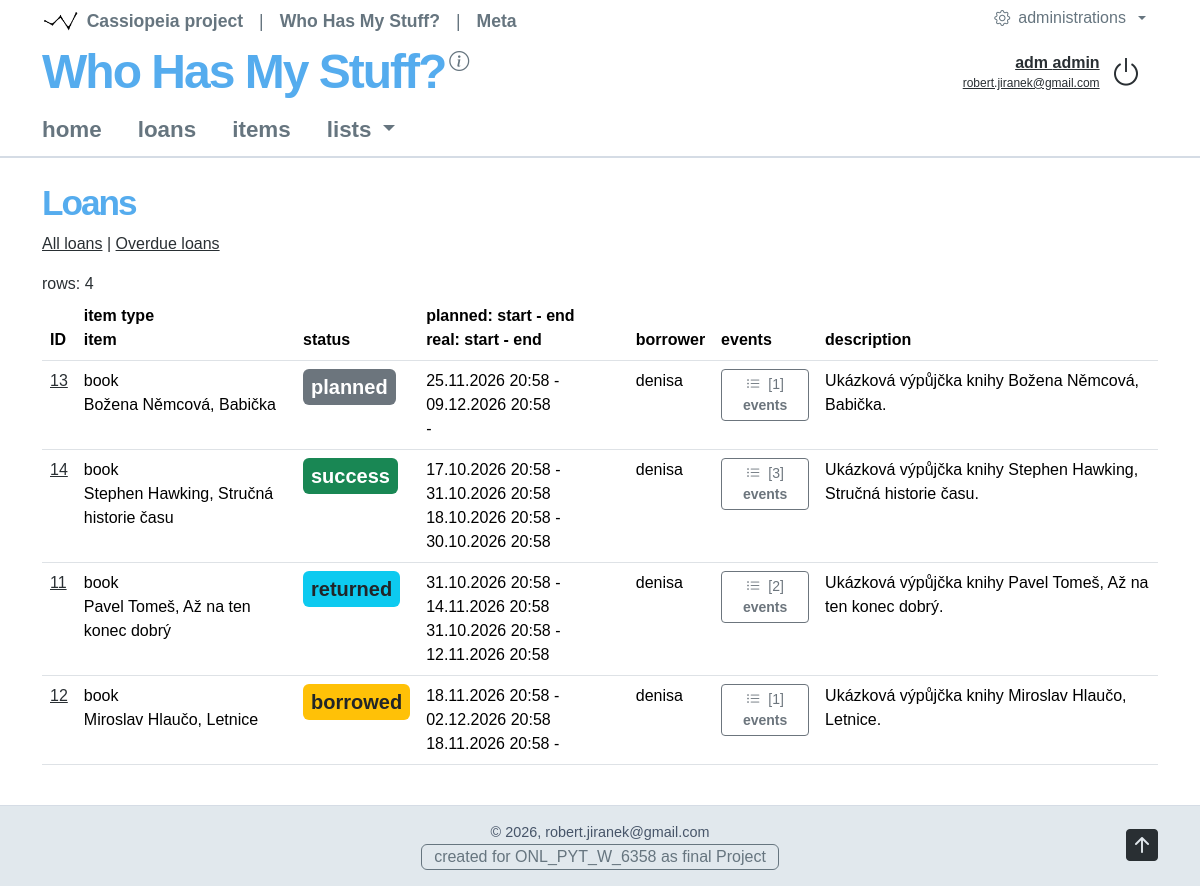
/whohas/loans (signed in), run on the app's committed database.
### whohas/models.py (models this page shows, shortened)
class Loans(models.Model):
     tstamp_planned_start = models.DateTimeField(default=timezone.now)
     tstamp_planned_end = models.DateTimeField(null=True, blank=True,)
     tstamp_real_start = models.DateTimeField(null=True, blank=True,)
     tstamp_real_end = models.DateTimeField(null=True, blank=True,)
     description = models.TextField(null=True, blank=True)
     status = models.ForeignKey("LoanStatuses", on_delete=models.PROTECT, related_name="loans", null=True, blank=True, )
     item = models.ForeignKey("Items", on_delete=models.PROTECT, related_name="loans", null=True, blank=True, )
     borrower = models.ForeignKey(settings.AUTH_USER_MODEL,on_delete=models.PROTECT, null=False, blank=False,)

class Items(models.Model):
     name = models.CharField(max_length=120, null=False, db_index=True)
     description = models.TextField(null=True, blank=True)
     owner = models.ForeignKey(settings.AUTH_USER_MODEL,on_delete=models.PROTECT, null=True, blank=True,)
     item_type = models.ForeignKey("ItemTypes", on_delete=models.PROTECT, related_name="items", null=True, blank=True,)
     item_categories = models.ManyToManyField("ItemCategories", related_name="items", blank=True,)

class ItemTypes(models.Model):
     name = models.CharField(max_length=120, unique=True)
     def __str__(self):
          return self.name

class LoanStatuses(models.Model):
     name = models.CharField(max_length=24, null=False, db_index=True)
     format = models.JSONField(default=dict, null=True)

### whohas/views/loans.py (the view)
# urls.py: path('loans', LoansView.as_view(), name='loans'),
class LoansView(SysAuthNoPermission, View):
    permission_required = "whohas.view_loans"
    title = "Loans"
    def get_queryset(self):
        return Loans.objects.order_by("tstamp_real_start", "pk")
    def get(self, request):
        loans = list(
            self.get_queryset()
            .select_related("item__item_type", "borrower", "status")
            .prefetch_related("loan")
        )
        web_data = {
            "loans": loans,
            "table_rows_count": len(loans),
            "title": self.title,
        }
        return self.page_render(request, "loans", web_data)

### syscor/views/tools.py (called while the page is built)
    @staticmethod
    def session_clear(request, session_name):
        request.session.pop(session_name, None)
        return True

### syscor/views/web.py (called while the page is built)
    @staticmethod
    def web_application_attribute_get(application_code: str = 'cassiopeia', application_attribut: str = None) -> dict[str, str] | str:
        application_code = application_code.lower()
        attribs = WEB_APPLICATIONS[application_code].copy()
        attribs['application_code'] = application_code
        if application_attribut is None:
            return attribs
        else:
            application_attribut = application_attribut.lower()
            return attribs[application_attribut]

    @staticmethod
    def web_application_module_attribute_get(module_code: str = 'cassiopeia', module_attribut: str = None) -> dict[str, str] | str:
        module_code = module_code.lower()
        attribs = WEB_APPLICATION_MODULES[module_code].copy()
        attribs['module_code'] = module_code
        if module_attribut is None:
            return attribs
        else:
            module_attribut = module_attribut.lower()
            return attribs[module_attribut]

    @staticmethod
    def web_message_get(request, message_type = 'web_message'):
        sys_msg_value = request.session.get(message_type)
        sysTools.session_clear(request, message_type)
        request.session.pop(message_type, None)
        return sys_msg_value

### syslog/views/logging.py (called while the page is built)
    @staticmethod
    def log(
        request,
        module_code: str,
        module_file_template: str,
        web_page_attributes: dict,
        timedelta_render_page: timedelta,
        timedelta_content_prepare: timedelta,
    ) -> bool:
        try:
            with transaction.atomic():
                WebLog.objects.create(
                    module_code=module_code,
                    module_file_template=module_file_template,
                    web_page_attributes=web_page_attributes,
                    timedelta_render_page=timedelta_render_page,
                    timedelta_content_prepare=timedelta_content_prepare,
                )
        except DatabaseError:
            logger.exception("WebLogging.log(): The record could not be saved to table WebLog.")
            return False
        return True

### whohas/templates/loans.html (shortened to what this page needs)
{% extends "syscor-body.html" %}
{% block content-l2 %}
<h1>{{ web_data.title }}</h1>
<p>
    <a href="{% url 'loans' %}">All loans</a> |
    <a href="{% url 'overdue_loans' %}">Overdue loans</a>
</p>
<div class="row-cols-sm-3">
    <div>rows: {{ web_data.table_rows_count }}</div>
</div>
<div class="table-responsive">
<table class="table">
    <thead>
    <tr>
        <th>ID</th><th>item type<br>item</th><th>status</th><th>planned: start - end<br>real: start - end</th>
        <th>borrower</th><th>events</th><th>description</th>
    </tr>
    </thead>
    <tbody>
    {% for loan in web_data.loans %}
    <tr>
        <td>
            <a href="{% url 'loandetail' loan.pk %}">{{ loan.pk }}</a>
        </td>
        <td>
            {{ loan.item.item_type }}<br>{{ loan.item.name }}
        </td>
        <td>
            {% include "objects/object-loan-status.html" with var_status_name=loan.status.name var_format_bgcolor=loan.status.format.bgcolor var_format_color=loan.status.format.color only %}
        </td>
        <td>
            {{ loan.tstamp_planned_start|date:"d.m.Y H:i" }} - {{ loan.tstamp_planned_end|date:"d.m.Y H:i" }}
            <br>
            {{ loan.tstamp_real_start|date:"d.m.Y H:i" }} - {{ loan.tstamp_real_end|date:"d.m.Y H:i" }}
        </td>
        <td>
            {{ loan.borrower.username }}
        </td>
        <td>
                {% with loan_id=loan.pk|stringformat:"s" %}
                    {% include "objects/object-events.html" with var_id="loan-events-"|add:loan_id var_label=" events" var_dictionary=loan.loan.all only %}
                {% endwith %}
        </td>
        <td>
            {{ loan.description }}
        </td>
    </tr>
    {% empty %}
    <tr><td colspan="7" class="text-center">No records found.</td></tr>
    {% endfor %}
    </tbody>
</table>
</div>
{% endblock %}

### syscor/templates/syscor-nav-line.html (shortened to what this page needs)
{% load static %}
<div class="row align-items-center gy-2">
    <div class="col-12 col-lg">
        <nav class="navbar rjd-brand-row justify-content-start align-items-start flex-nowrap">
            <a class="navbar-brand rjd-project-name" href="/{{ web_page_attributes.application_code }}">
                {{ web_page_attributes.application_name }}
            </a>
            <a class="icon-link rjd-header-action" href="#aboutProjectInfo"
               role="button" data-bs-toggle="modal" data-bs-target="#aboutProjectInfo"
               aria-label="About project Cassiopeia">
                <i class="bi bi-info-circle fs-5" aria-hidden="true"></i>
            </a>
        </nav>
    </div>
    <div class="col-12 col-lg-auto">
        <div class="rjd-account">
        {% if user.is_authenticated %}
            <div class="rjd-account-details">
                <a class="rjd-account-profile" href="{% url 'profile' %}">
                    {{ user.first_name }} {{ user.last_name|default:user.username }}<br>
                    <span class="rjd-account-caption">{{ user.email|default:user.username }}</span>
                </a>
            </div>
            <form action="{% url 'logout' %}" method="post">
                <button class="rjd-account-action" type="submit" aria-label="Logout" title="Logout">
                    <i class="bi bi-power fs-2" aria-hidden="true"></i>
                </button>
            </form>
        {% endif %}
        </div>
    </div>
</div>

### whohas/templates/objects/object-loan-status.html
            <span class="badge fs-5 p-2 {% if var_format_bgcolor %}bg-{{var_format_bgcolor|default:'transparent'}}{% endif %}
                        {% if var_format_color %}text-{{var_format_color|default:'white'}}{% endif %}">
                {{ var_status_name }}
            </span>

### whohas/templates/objects/object-events.html (shortened to what this page needs)
{% if var_dictionary %}
    <button type="button"
            class="btn btn-outline-secondary btn-sm"
            data-bs-toggle="modal"
            data-bs-target="#{{ var_id }}">
        <i class="bi bi-list-ul me-1"></i>
        [{{ var_dictionary|length }}] {% if var_label %}<strong>{{ var_label }}</strong>{% endif %}
    </button>
{% else %}
    <span class="text-body-secondary">—</span>
{% endif %}

### syscor/static/css/cassiopeia/base.css (style rules this page uses)
:root { --bs-body-font-family: Calibri, Verdana, Arial, sans-serif; --bs-body-color: #292f33; --bs-body-bg: #ffffff; --bs-link-color: #292f33; --bs-link-hover-color: #66757F; --bs-link-visited-color: #292f33; }
a:where(:not(.btn, .nav-link, .dropdown-item, .navbar-brand)) { text-decoration: underline; color: #292f33 }
a:where(:not(.btn, .nav-link, .dropdown-item, .navbar-brand)):hover { text-decoration: underline; color: #55acee }
a:where(:not(.btn, .nav-link, .dropdown-item, .navbar-brand)):focus-visible { outline: 2px solid currentColor; outline-offset: 3px; }
h1 { font-size: 2.2em; color: #55acee; font-weight: 500; letter-spacing: -2px; }
.rjd-project-name { color: #55acee; letter-spacing: -2px; font-weight: 700; font-size: clamp(1.8rem, 4vw, 3rem); line-height: 1.1; padding-block: 0; min-width: 0; white-space: normal; overflow-wrap: anywhere; }
.rjd-brand-row { padding-block: 0.25rem; gap: 0.25rem; }
.rjd-brand-row .rjd-project-name { margin-inline-end: 0; }
.rjd-brand-row .rjd-header-action { color: #66757f; }
.rjd-account { display: flex; align-items: center; justify-content: flex-end; flex-wrap: nowrap; gap: 0.4rem; padding: 0.4rem 0.75rem; }
.rjd-account-details { display: flex; flex-direction: column; justify-content: center; text-align: right; gap: 0; min-width: 0; font-size: 1.0rem; line-height: 1.15; }
.rjd-account-caption { color: #292f33; font-weight: 400; font-size: 0.75rem; }
.rjd-account .rjd-account-profile { color: #292f33; font-weight: 600; text-decoration: underline; overflow-wrap: anywhere; }
.rjd-account .rjd-account-action { display: inline-flex; align-items: center; justify-content: center; flex-shrink: 0; width: 2.5rem; height: 2.5rem; border: 0; background: transparent; border-radius: 0.25rem; color: #292f33; font-size: 1rem; text-decoration: none; }
.rjd-main h1 { font-weight: 800; }

### data on the page
Loans: pk "13", item.item_type "book", item.name "Božena Němcová, Babička", tstamp_planned_start "25.11.2026 20:58", tstamp_planned_end "09.12.2026 20:58", borrower.username "denisa", var_dictionary "1", var_label "events", description "Ukázková výpůjčka knihy Božena Němcová, Babička."
LoanStatuses: name "planned"
Loans: pk "14", item.item_type "book", item.name "Stephen Hawking, Stručná historie času", tstamp_planned_start "17.10.2026 20:58", tstamp_planned_end "31.10.2026 20:58", tstamp_real_start "18.10.2026 20:58", tstamp_real_end "30.10.2026 20:58", borrower.username "denisa", var_dictionary "3", var_label "events", description "Ukázková výpůjčka knihy Stephen Hawking, Stručná historie času."
LoanStatuses: name "success"
Loans: pk "11", item.item_type "book", item.name "Pavel Tomeš, Až na ten konec dobrý", tstamp_planned_start "31.10.2026 20:58", tstamp_planned_end "14.11.2026 20:58", tstamp_real_start "31.10.2026 20:58", tstamp_real_end "12.11.2026 20:58", borrower.username "denisa", var_dictionary "2", var_label "events", description "Ukázková výpůjčka knihy Pavel Tomeš, Až na ten konec dobrý."
LoanStatuses: name "returned"
Loans: pk "12", item.item_type "book", item.name "Miroslav Hlaučo, Letnice", tstamp_planned_start "18.11.2026 20:58", tstamp_planned_end "02.12.2026 20:58", tstamp_real_start "18.11.2026 20:58", borrower.username "denisa", var_dictionary "1", var_label "events", description "Ukázková výpůjčka knihy Miroslav Hlaučo, Letnice."
LoanStatuses: name "borrowed"

### other printed values
{{ web_page_attributes.application_name }} "Who Has My Stuff?"
{{ user.first_name }} "adm"
{{ user.last_name|default:user.username }} "admin"
{{ user.email|default:user.username }} "robert.jiranek@gmail.com"
{{ web_data.title }} "Loans"
{{ web_data.table_rows_count }} "4"
